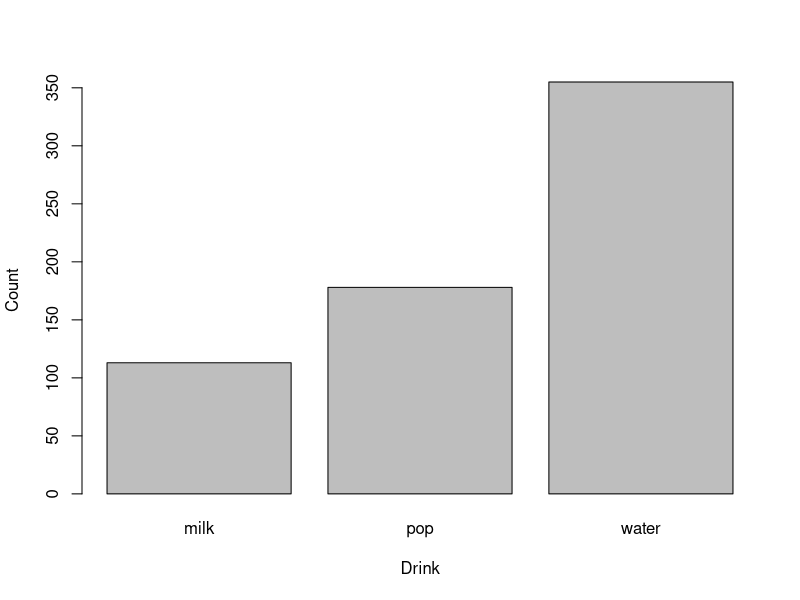
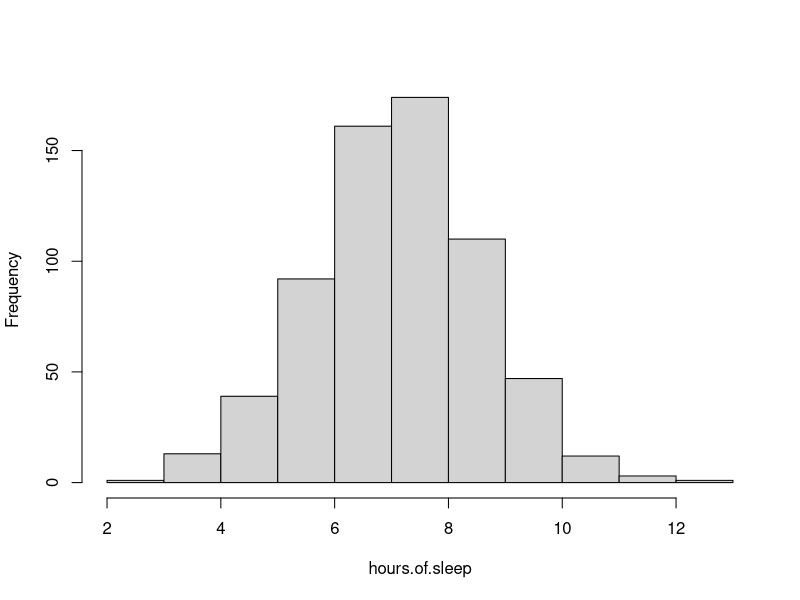
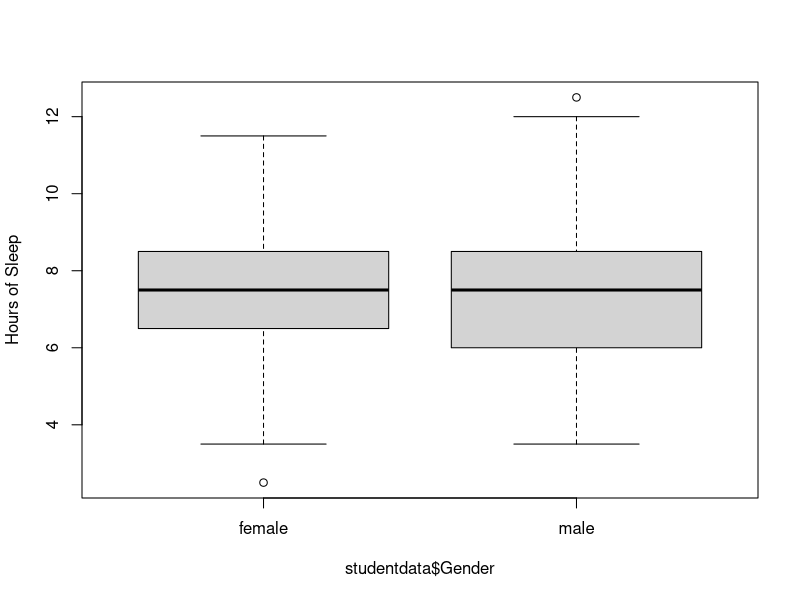
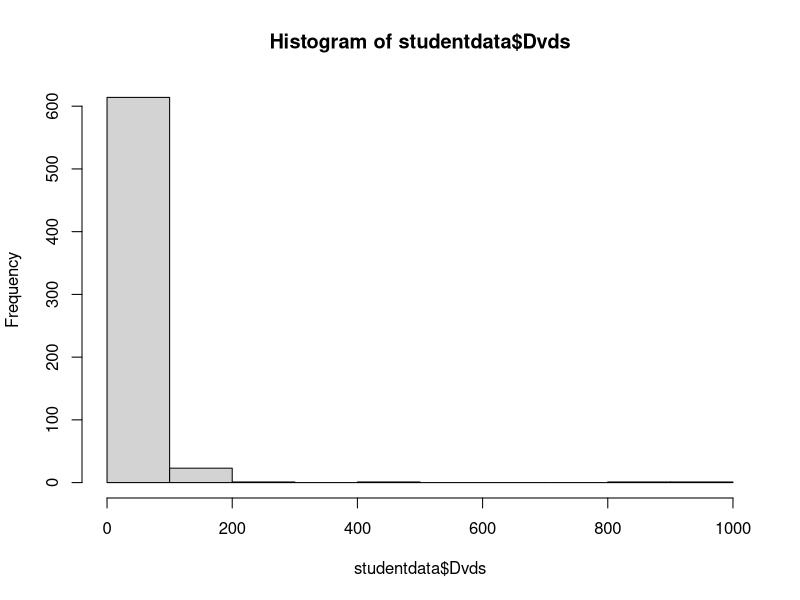
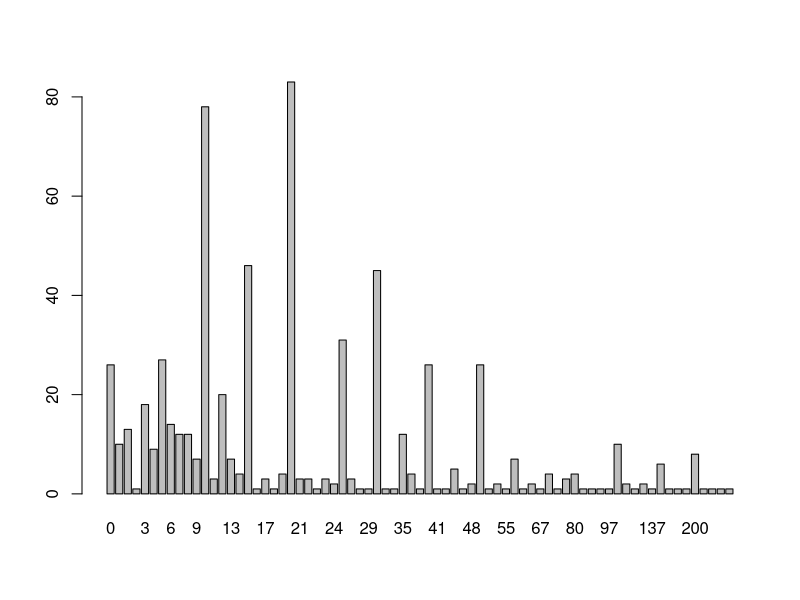
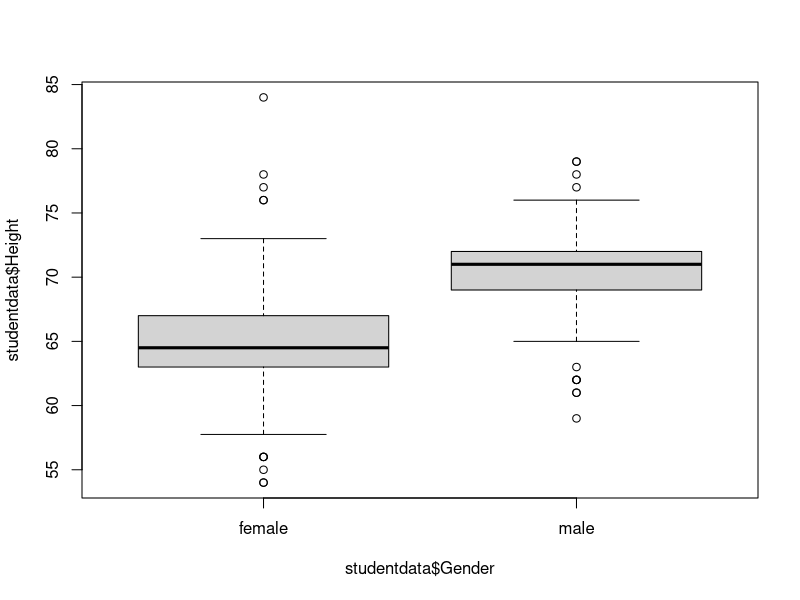

Reproduce these figures in R, in order.
# ********************************EXP 1
library('LearnBayes')
data(studentdata)
print(studentdata[1:10,])

table(studentdata$Drink)

table(studentdata$Height)

table(studentdata$Drink)

barplot(table(studentdata$Drink),xlab="Drink",ylab="Count")

hours.of.sleep = studentdata$WakeUp - studentdata$ToSleep
summary(hours.of.sleep)

hist(hours.of.sleep,main="")

boxplot(hours.of.sleep~studentdata$Gender,ylab="Hours of Sleep")

female.Haircut=studentdata$Haircut[studentdata$Gender=="female"]
summary(female.Haircut)

male.Haircut=studentdata$Haircut[studentdata$Gender=="male"]
summary(male.Haircut)

hist(studentdata$Dvds)
print(summary(studentdata$Dvds))

print(table(studentdata$Dvds))
barplot(table(studentdata$Dvds))

boxplot(studentdata$Height~studentdata$Gender)
